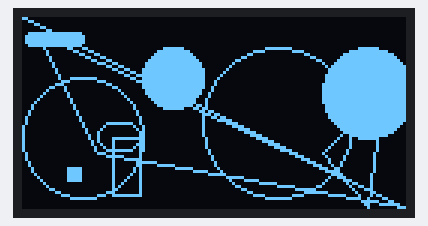
The sketch below on a simulated Arduino Uno, built with avr-gcc and run on an emulated ATmega328P. Shown: 128×64 one-colour display.

Above: at 0.1 s.

The sketch:

abstract.ino
```cpp
#include <SPI.h>
#include <Wire.h>
#include <Adafruit_GFX.h>
#include <Adafruit_SSD1306.h>

#define SCREEN_WIDTH 128 // OLED display width, in pixels
#define SCREEN_HEIGHT 64 // OLED display height, in pixels

// Declaration for an SSD1306 display connected to I2C (SDA, SCL pins)
#define OLED_RESET     4 // Reset pin # (or -1 if sharing Arduino reset pin)
// Instantiate SSD1306 driver display object
Adafruit_SSD1306 _display(SCREEN_WIDTH, SCREEN_HEIGHT, &Wire, OLED_RESET);

void setup(){
  Serial.begin(9600);

  // Initialize the display. If it fails, print failure to Serial
  // and enter an infinite loop
  if (!_display.begin(SSD1306_SWITCHCAPVCC, 0x3D)) { // Address 0x3D for 128x64
    Serial.println(F("SSD1306 allocation failed"));
    for (;;); // Don't proceed, loop forever
  }
}

void loop(){
  // Clear the display
  _display.clearDisplay();

  // Put in drawing routines
  // In this case, draw a circle at x,y location of 50,20 with a radius of 10
  _display.fillCircle(50, 20, 10, SSD1306_WHITE);
  _display.drawCircle(20, 40, 20, SSD1306_WHITE);
  _display.drawLine(0, 0, 127, 63, SSD1306_WHITE);
  _display.drawRect(30, 40, 10, 20, SSD1306_WHITE);
  _display.fillRect(15, 50, 5, 5, SSD1306_WHITE);
  _display.drawRoundRect(25, 35, 15, 10, 30, SSD1306_WHITE);
  _display.fillRoundRect(1, 5, 20, 5, 15, SSD1306_WHITE);
  _display.drawTriangle(5, 5, 25, 45, 127, 63, SSD1306_WHITE);
  _display.drawTriangle(100, 45, 115, 63, 120, 25, SSD1306_WHITE);
  _display.drawCircle(85, 35, 25, SSD1306_WHITE);
  _display.fillCircle(115, 25, 15, SSD1306_WHITE);

  // Render graphics buffer to screen
  _display.display();
}
```
